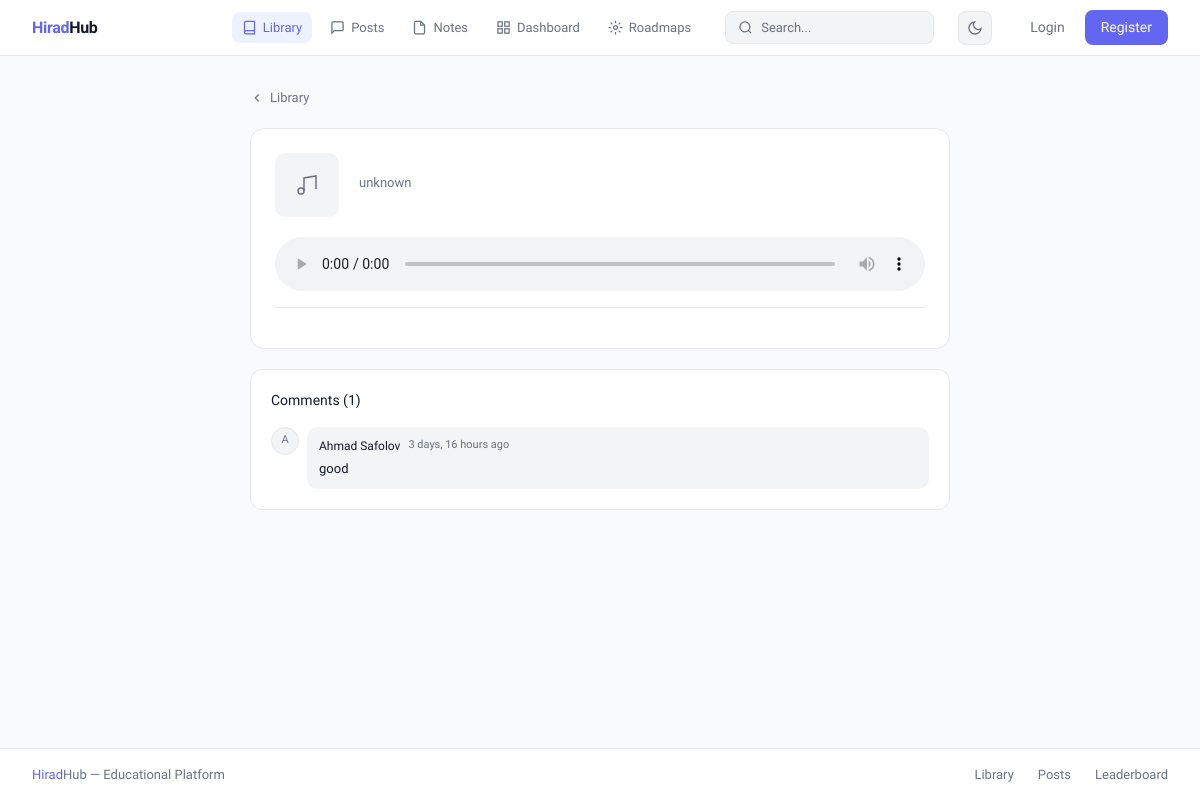
Page /library/podcasts/1/ on the committed database.
### library/models.py (models this page shows, shortened)
class BaseMaterial(models.Model):
    LEVEL_CHOICES = [
    ('beginner', 'Beginner'),
    ('intermediate', 'Intermediate'),
    ('advanced', 'Advanced'),
    ]
    title = models.CharField(max_length=255)
    description = models.TextField(blank=True)
    level = models.CharField(max_length=50, choices=LEVEL_CHOICES, blank=True, db_index=True)
    creator = models.ForeignKey(settings.AUTH_USER_MODEL, on_delete=models.SET_NULL, null=True, blank=True)
    likes = GenericRelation('Like', related_query_name='materials')
    comments = GenericRelation('Comment', related_query_name='materials')
    created_at = models.DateTimeField(auto_now_add=True)
    category = models.ForeignKey(Category, null=True, blank=True, on_delete=models.SET_NULL)
    grade = models.PositiveSmallIntegerField(null=True, blank=True)
    subject = models.CharField(max_length=100, blank=True)
    @property
    def count_comments(self):
        return self.comments.count()
    class Meta:
        abstract = True

class Podcast(BaseMaterial):
    audio_file = models.FileField(upload_to='library/podcasts/')
    duration = models.DurationField(null=True, blank=True)
    author = models.CharField(max_length=255, blank=True, db_index=True)
    thumbnail = models.ImageField(upload_to='library/podcasts/thumbnails/', null=True, blank=True)
    topics = models.ManyToManyField(Topic, related_name='podcasts', blank=True)

class Comment(models.Model):
    user = models.ForeignKey(settings.AUTH_USER_MODEL, on_delete=models.CASCADE)
    content_type = models.ForeignKey(ContentType, on_delete=models.CASCADE)
    object_id = models.PositiveIntegerField()
    content_object = GenericForeignKey('content_type', 'object_id')
    text = models.TextField()
    created_at = models.DateTimeField(auto_now_add=True)
    is_edited = models.BooleanField(default=False)
    parent = models.ForeignKey('self', null=True, blank=True, on_delete=models.CASCADE, related_name='replies')
    class Meta:
        ordering = ['-created_at']
        indexes = [
            models.indexes.Index(fields=['content_type', 'object_id']),
        ]

### user/models.py (models this page shows, shortened)
class CustomUser(AbstractUser):
    phone_regex = RegexValidator(
        regex=r'^\+?1?\d{9,15}$',
        message="Phone number must be entered in the format: '+999999999'. Up to 15 digits allowed."
    )
    email = models.EmailField(unique=True, db_index=True)
    first_name = models.CharField(max_length=30, blank=True)
    last_name = models.CharField(max_length=30, blank=True)
    phone_number = models.CharField(max_length=15, blank=True, validators=[phone_regex])
    profile_picture = models.ImageField(upload_to='profile_pictures/', blank=True, null=True)
    bio = models.TextField(blank=True)
    is_email_verified = models.BooleanField(default=False)
    is_verified = models.BooleanField(default=False)
    role = models.CharField(max_length=20, default='student',
    choices=[('student', 'Student'), ('teacher', 'Teacher'), ('director', 'Director'), ('admin', 'Admin'  )])
    username = models.CharField(max_length=150, unique=True)
    groups = models.ManyToManyField(
        'auth.Group',
        verbose_name='groups',
        blank=True,
        help_text='The groups this user belongs to.',
        related_name='customuser_set',
        related_query_name='user',
    )
    score = models.PositiveIntegerField(default=0, db_index=True)
    level = models.PositiveIntegerField(default=1)
    title = models.CharField(max_length=50, blank=True, default='Newcomer')
    user_permissions = models.ManyToManyField(
        'auth.Permission',
        verbose_name='user permissions',
        blank=True,
        help_text='Specific permissions for this user.',
        related_name='customuser_set',
        related_query_name='user',
    )
    class Meta:
        verbose_name = 'User'
        verbose_name_plural = 'Users'

### library/views.py (the view)
# urls.py: path('podcasts/<int:pk>/', views.podcast_detail, name='podcast_detail'),
def podcast_detail(request, pk):
    podcast = get_object_or_404(Podcast.objects.prefetch_related('topics'), pk=pk)
    comments = podcast.comments.select_related('user').filter(parent=None).prefetch_related('replies')
    interaction = None
    if request.user.is_authenticated:
        ct = ContentType.objects.get_for_model(Podcast)
        interaction, _ = LibraryInteraction.objects.get_or_create(
            user=request.user, content_type=ct, object_id=podcast.pk
        )
    return render(request, 'library/details/podcast_detail.html', {'podcast': podcast, 'comments': comments, 'interaction': interaction})

### templates/library/details/podcast_detail.html (shortened to what this page needs)
{% extends 'base.html' %}
{% block nav_library %}active{% endblock %}
{% block content %}
<div style="max-width:700px; margin:0 auto;">
  <a href="{% url 'library:home' %}" style="display:inline-flex;align-items:center;gap:6px;font-size:13px;color:var(--muted);text-decoration:none;margin-bottom:1.25rem;transition:color 0.15s;" onmouseover="this.style.color='var(--text)'" onmouseout="this.style.color='var(--muted)'">
    <svg width="14" height="14" viewBox="0 0 24 24" fill="none" stroke="currentColor" stroke-width="2"><polyline points="15 18 9 12 15 6"/></svg>
    Library
  </a>
  <div style="background:var(--surface);border:0.5px solid var(--border);border-radius:14px;padding:1.5rem;margin-bottom:1.25rem;">
    <div style="display:flex;align-items:center;gap:1.25rem;margin-bottom:1.25rem;">
      <div style="width:64px;height:64px;border-radius:10px;background:var(--surface2);display:flex;align-items:center;justify-content:center;flex-shrink:0;overflow:hidden;">
        {% if podcast.thumbnail %}
          <img src="{{ podcast.thumbnail.url }}" style="width:100%;height:100%;object-fit:cover;"/>
        {% else %}
          <svg width="24" height="24" viewBox="0 0 24 24" fill="none" stroke="var(--muted)" stroke-width="1.5"><path d="M9 18V5l12-2v13"/><circle cx="6" cy="18" r="3"/></svg>
        {% endif %}
      </div>
      <div style="flex:1;">
        <p style="font-size:13px;color:var(--muted);">{{ podcast.author }}{% if podcast.duration %} · {{ podcast.duration }}{% endif %}</p>
      </div>
    </div>
    <audio controls style="width:100%;margin-bottom:1rem;">
      <source src="{{ podcast.audio_file.url }}">
    </audio>
    <div style="display:flex;align-items:center;gap:12px;padding-top:1rem;margin-top:1rem;border-top:0.5px solid var(--border);">
    </div>
  </div>
  <div style="background:var(--surface);border:0.5px solid var(--border);border-radius:12px;padding:1.25rem;">
    <p style="font-size:14px;font-weight:500;color:var(--text);margin-bottom:1rem;">Comments ({{ podcast.count_comments }})</p>
    {% include 'library/partials/comments.html' with obj=podcast model_name='podcast' %}
  </div>
</div>
{% endblock %}

### templates/library/partials/comments.html (shortened to what this page needs)
<div id="comments-list" style="display:flex; flex-direction:column; gap:10px;">
    {% for comment in comments %}
    <div style="display:flex; gap:8px;">
        <div
            style="width:28px; height:28px; border-radius:50%; background:var(--surface2); border:0.5px solid var(--border); display:flex; align-items:center; justify-content:center; font-size:11px; color:var(--muted); flex-shrink:0;">
            {{ comment.user.username|first|upper }}
        </div>
        <div style="flex:1;">
            <div style="background:var(--surface2); border-radius:10px; padding:10px 12px;">
                <div style="display:flex; align-items:center; gap:8px; margin-bottom:4px;">
                    <span style="font-size:12px; font-weight:500; color:var(--text);">
                        {{ comment.user.get_full_name|default:comment.user.username }}</span>
                    <span style="font-size:11px; color:var(--muted);">{{ comment.created_at|timesince }} ago</span>
                </div>
                <p style="font-size:13px; color:var(--text); line-height:1.6;">{{ comment.text }}</p>
            </div>
        </div>
    </div>
    {% empty %}
    <p style="font-size:13px; color:var(--muted); text-align:center; padding:1.5rem 0;">No comments yet.</p>
    {% endfor %}
</div>

### templates/base.html (style rules this page uses)
:root { --bg: #F9FAFB; --surface: #FFFFFF; --surface2: #F3F4F6; --border: #E5E7EB; --text: #111827; --muted: #6B7280; --accent: #6366F1; --accent-h: #4F46E5; }
*, *::before, *::after { box-sizing: border-box; margin: 0; padding: 0; }
body { font-family: 'Sora', sans-serif; background: var(--bg); color: var(--text); min-height: 100vh; display: flex; flex-direction: column; transition: background 0.2s, color 0.2s; font-size: 15px; }

### rows in the picture
Podcast: author "unknown", count_comments "1"
Comment: user.username|first "A", user.get_full_name "Ahmad Safolov", created_at "3 days, 16 hours", text "good"
